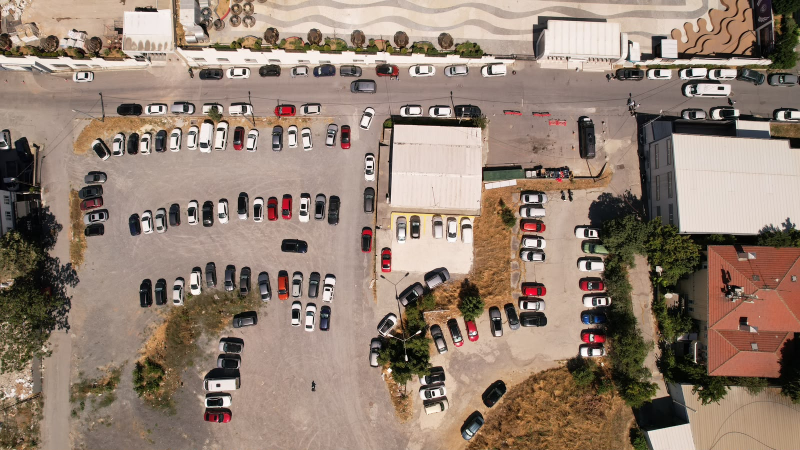
#> input picture WhatsApp Image 2026-07-30 at 11.44.51.jpeg, 1600 x 900 px, given in place of None, which was not available (shown at 1/2 size)
$ python 140_uc_maske_araci.py izgara
#> lines starting #> are read from the running program, lines starting #| are printed output that depends on the picture; after the words box and inside, x2 and y2 are one past the last pixel; in counts of white or black regions, pixels touching at a corner belong together; pictures that were not available may be replaced by others from this repository, and a replacement may not be noted
"""140 — UC DURUMLU MASKE ARACI (etiketleme amelesi icin TEK deterministik arac).

Biçim (SU_ETIKETLEME_PLANI.md §4b-EK-2 B): 960x540 PNG, deger 0 ETIKETSIZ · 1 SINIF 0 · 2 SINIF 1.
Islemler 960x540 koordinatinda yazilir (ops.json). Sira onemlidir: sonraki islem oncekini ezer.

  ops.json:  {"islemler": [
      {"tip": "poligon",   "deger": 1, "nokta": [[x,y],...]},
      {"tip": "dikdortgen","deger": 2, "kutu": [x0,y0,x1,y1]},
      {"tip": "daire",     "deger": 2, "merkez": [x,y], "yaricap": r} ]}

Komutlar:
  izgara   --kare <jpg> --cikti <jpg>              : 960x540 kucultulmus + 60 px izgara + koordinat etiketleri (amele bunu GORUR)
  buyut    --kare <jpg> --kutu x0 y0 x1 y1 --cikti <jpg> : 960 koordinatinda bir bolgeyi ham (4K) cozunurlukten buyutur, izgarali
  uret     --kare <jpg> --ops <json> --cikti <png> [--bindirme <jpg>] : maskeyi yazar, sayim basar, bindirme cizer
  sayim    --maske <png>
"""
from __future__ import annotations

import argparse
import json
import sys
from pathlib import Path

import cv2
import numpy as np

W, H = 960, 540
ADIM = 60


def _oku_960(kare: Path) -> np.ndarray:
    im = cv2.imread(str(kare), cv2.IMREAD_COLOR)
#> im is the input picture: shape (900, 1600, 3); mean B, G, R 114.3, 128.6, 148.1
    if im is None:
        raise SystemExit(f"[DUR] kare okunamadi: {kare}")
    return cv2.resize(im, (W, H), interpolation=cv2.INTER_AREA)
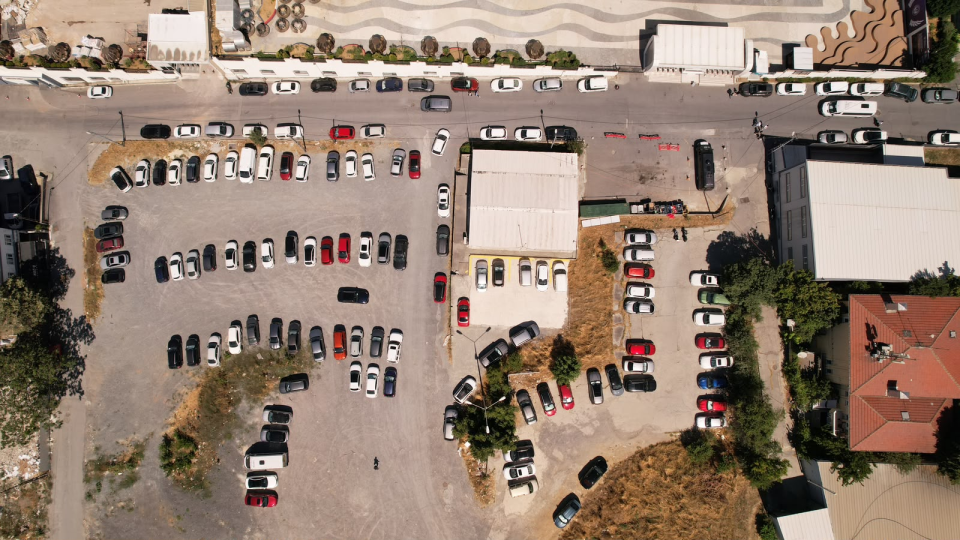
#> returned value: shape (540, 960, 3); mean of channels 0, 1, 2 114.3, 128.6, 148.1; drawn as B, G, R


def _izgara_ciz(im: np.ndarray, x_ofs=0, y_ofs=0, olcek=1.0, adim=ADIM) -> np.ndarray:
#> called with x_ofs = 0, y_ofs = 0, olcek = 1, adim = 60
    im = im.copy()
    h, w = im.shape[:2]
#> h = 540; w = 960
    # 960-koordinatinda adim'in katlarina cizgi
    x = 0
    while (x - x_ofs) * olcek <= w:
        px = int(round((x - x_ofs) * olcek))
        if 0 <= px < w:
            cv2.line(im, (px, 0), (px, h - 1), (0, 255, 255), 1)
            cv2.putText(im, str(x), (px + 2, 12), cv2.FONT_HERSHEY_SIMPLEX, 0.38, (0, 255, 255), 1)
        x += adim
        if x > 4000:
            break
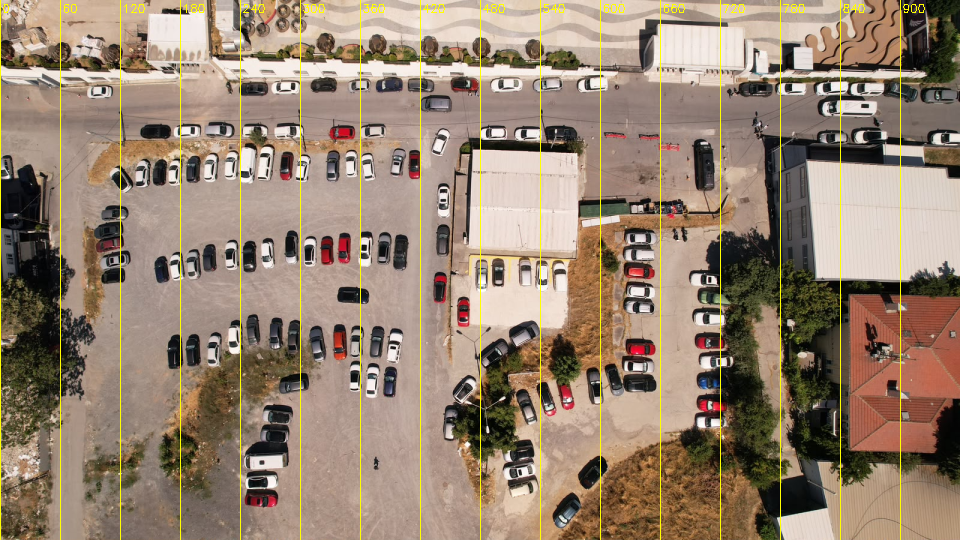
#> im: shape (540, 960, 3); 1.85% of pixels changed, all inside (x1, y1, x2, y2) = (0, 0, 925, 540); drawn as B, G, R
#> after the loop, x = 1020
    y = 0
    while (y - y_ofs) * olcek <= h:
        py = int(round((y - y_ofs) * olcek))
        if 0 <= py < h:
            cv2.line(im, (0, py), (w - 1, py), (0, 255, 255), 1)
            cv2.putText(im, str(y), (2, py + 12), cv2.FONT_HERSHEY_SIMPLEX, 0.38, (0, 255, 255), 1)
        y += adim
        if y > 4000:
            break
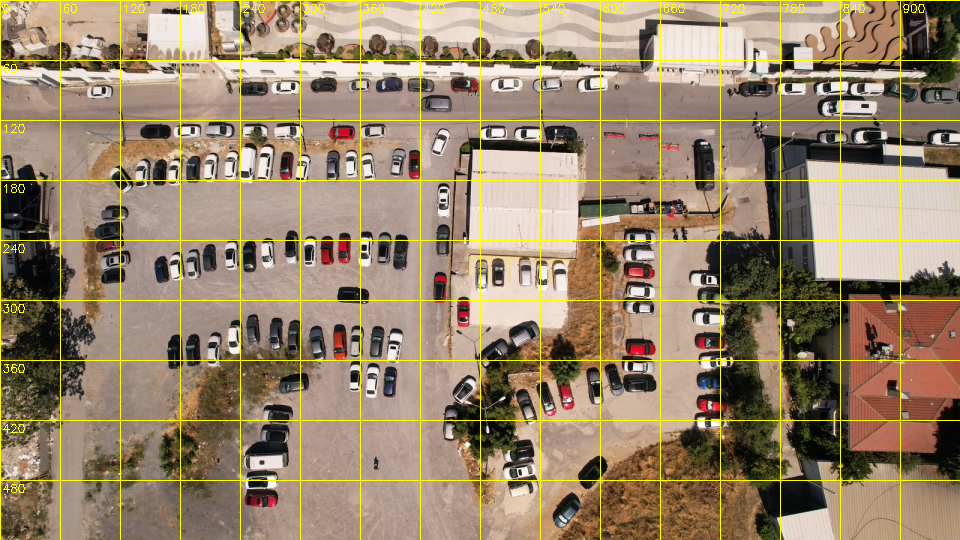
#> im: shape (540, 960, 3); 1.73% of pixels changed, all inside (x1, y1, x2, y2) = (1, 0, 960, 493); drawn as B, G, R
#> after the loop, y = 600
    return im


def izgara(kare: Path, cikti: Path):
    im = _izgara_ciz(_oku_960(kare))
#> (the run stopped early here; a loop or call above may not have finished)

$ run again, on WhatsApp Image 2026-08-02 at 14.53.52.jpeg
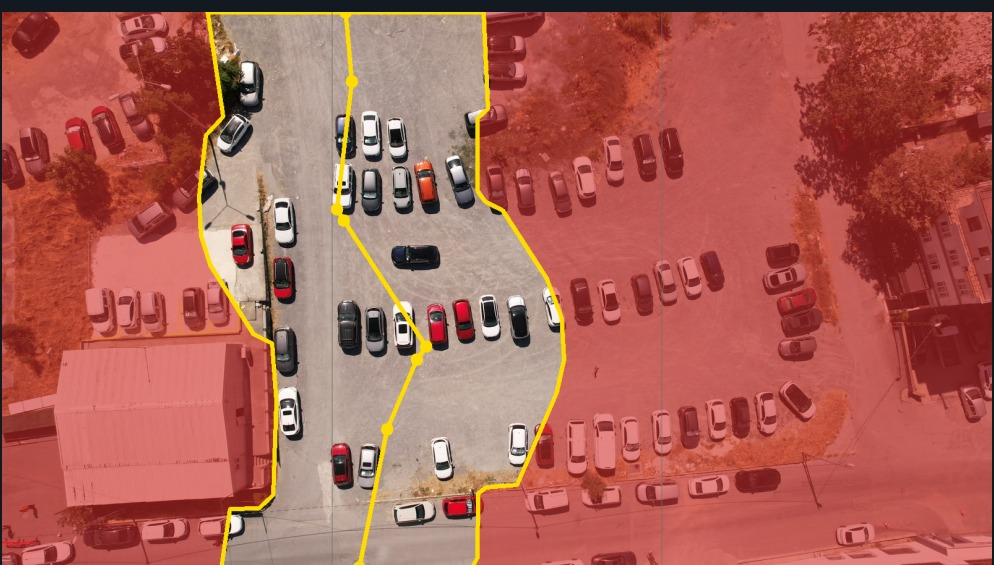
#> input picture WhatsApp Image 2026-08-02 at 14.53.52.jpeg, 994 x 565 px, given in place of None, which was not available
#> in _oku_960, im is the input picture: shape (565, 994, 3); mean B, G, R 85.9, 96.2, 172.4
#> after the loop in _izgara_ciz, `while (x - x_ofs) * olcek <= w:`:
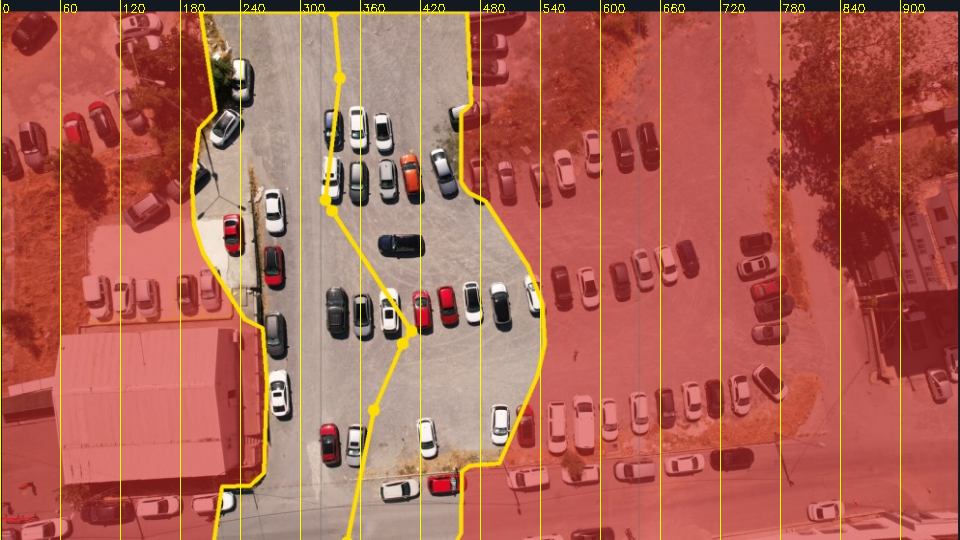
#> im: shape (540, 960, 3); mean of channels 0, 1, 2 84.4, 99.3, 174.3; drawn as B, G, R
#> after the loop in _izgara_ciz, `while (x - x_ofs) * olcek <= w:`: x = 1020
#> after the loop in _izgara_ciz, `while (y - y_ofs) * olcek <= h:`:
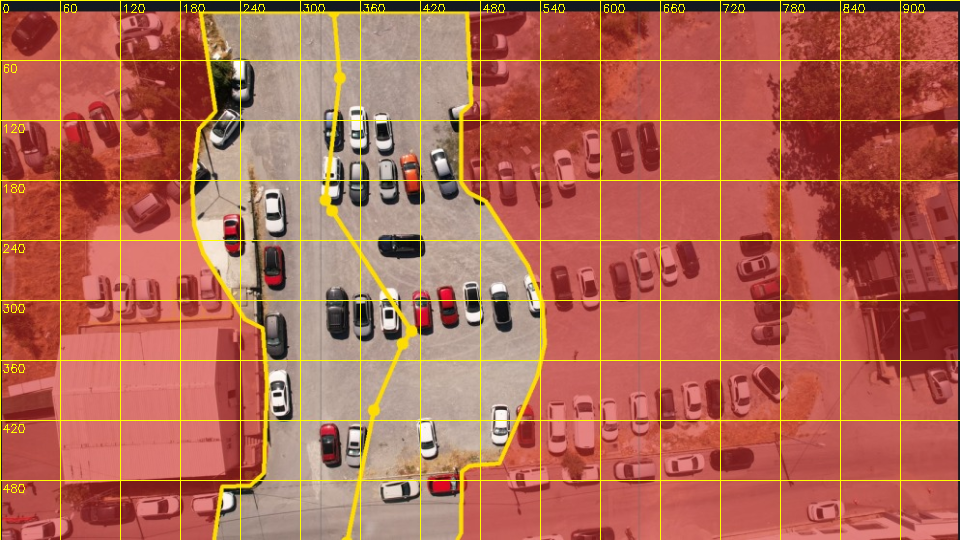
#> im: shape (540, 960, 3); 1.73% of pixels changed, all inside (x1, y1, x2, y2) = (1, 0, 960, 493); drawn as B, G, R
#> after the loop in _izgara_ciz, `while (y - y_ofs) * olcek <= h:`: y = 600

$ run again, on WhatsApp Image 2026-07-30 at 11.44.50 (1).jpeg
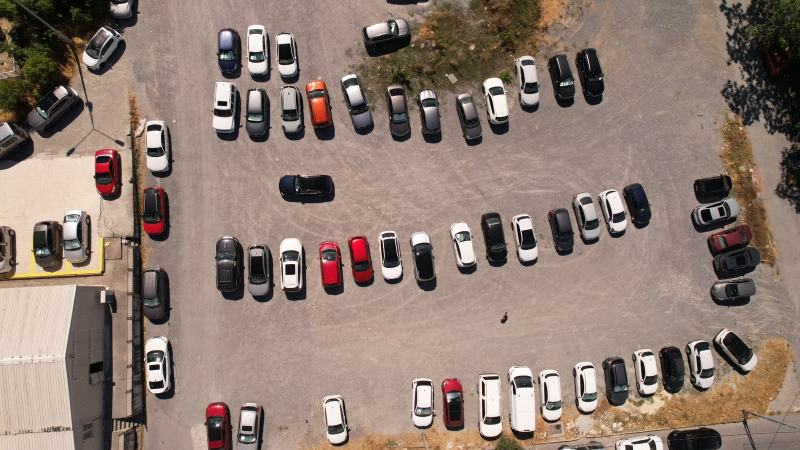
#> input picture WhatsApp Image 2026-07-30 at 11.44.50 (1).jpeg, 1600 x 900 px, given in place of None, which was not available (shown at 1/2 size)
#> in _oku_960, im is the input picture: shape (900, 1600, 3); mean B, G, R 113.3, 123.9, 141.9
#> after the loop in _izgara_ciz, `while (x - x_ofs) * olcek <= w:`:
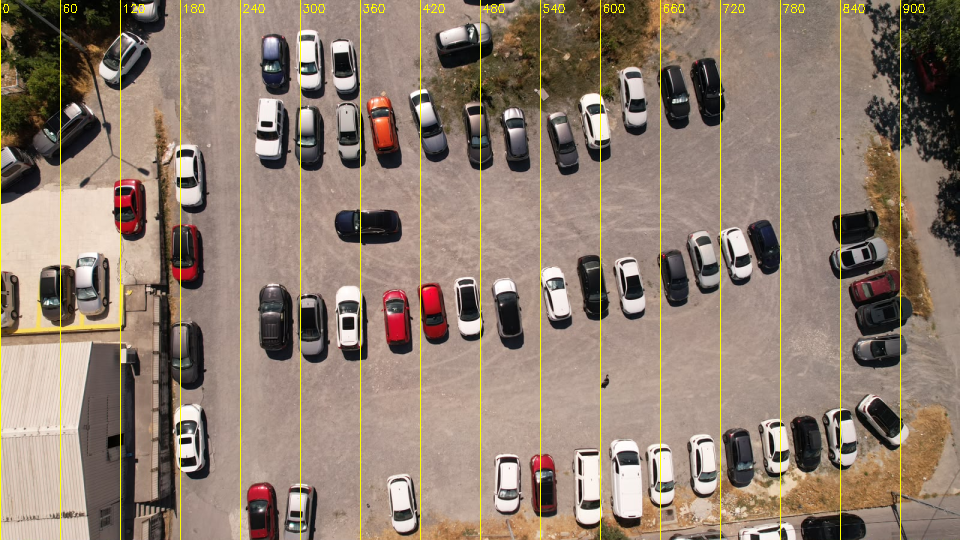
#> im: shape (540, 960, 3); mean of channels 0, 1, 2 111.2, 126.3, 144; drawn as B, G, R
#> after the loop in _izgara_ciz, `while (x - x_ofs) * olcek <= w:`: x = 1020
#> after the loop in _izgara_ciz, `while (y - y_ofs) * olcek <= h:`:
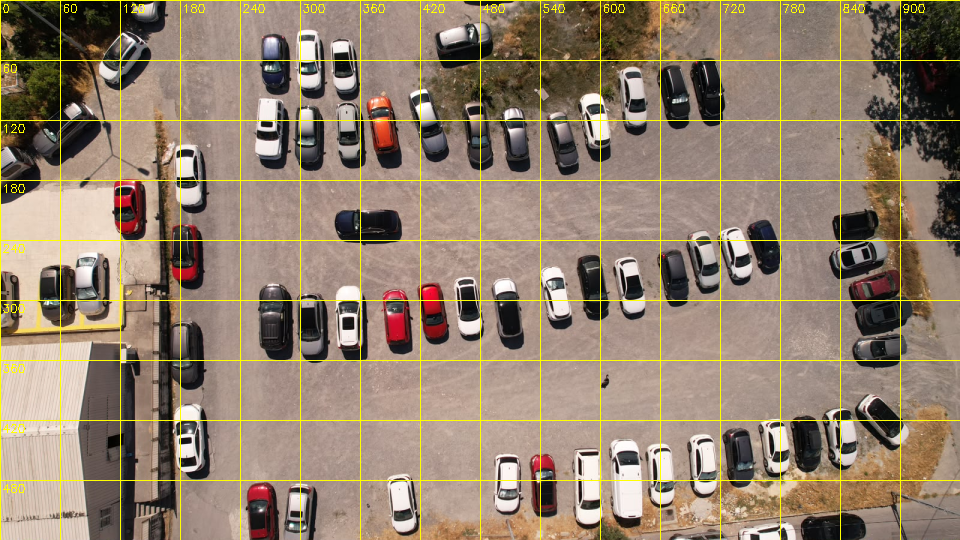
#> im: shape (540, 960, 3); 1.73% of pixels changed, all inside (x1, y1, x2, y2) = (1, 0, 960, 493); drawn as B, G, R
#> after the loop in _izgara_ciz, `while (y - y_ofs) * olcek <= h:`: y = 600
